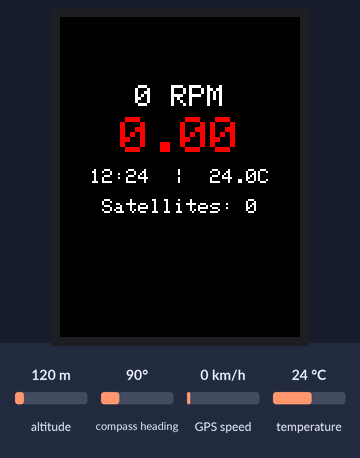
Bench run of a sketch on a simulated ESP32. On the bench: 240×320 colour display. The test bench sets the inputs (shaded band); at power-on: GPS speed 0 km/h, temperature 24 °C, altitude 120 m, compass heading 90°. The GPS gets a fix after 3 s at 37.7749, -122.4194 with 8 satellites; what the sketch prints to the serial monitor is not drawn.

Above: at 1.6 s.
1.7 s: GPS speed set to 2 km/h
At 4.1 s:
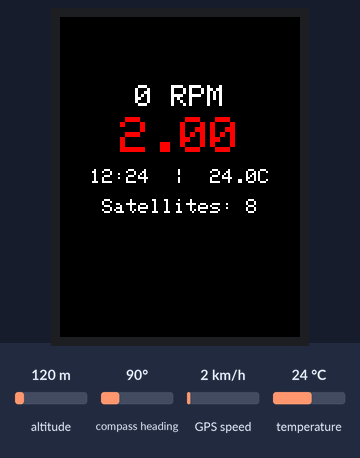
5.0 s: temperature set to 12 °C
At 6.2 s:
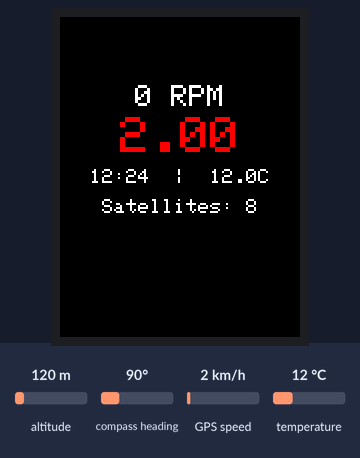
6.5 s: GPS speed set to 30 km/h
At 7.5 s:
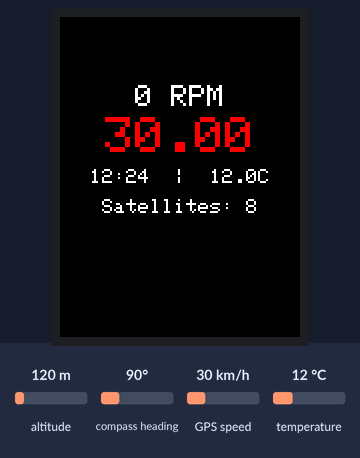
8.0 s: temperature set to 19 °C
At 31.3 s:
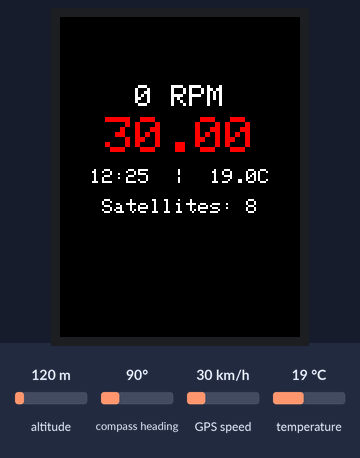
Timing chart, 0 to 32.4 s (numbered marks = the images above; inputs shaded):
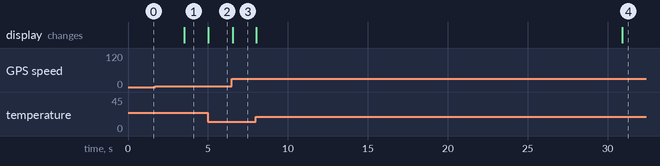

The sketch:

v1.ino
```cpp
#include <Wire.h>
#include <TFT_eSPI.h>
#include <MPU6050.h>
#include <SPI.h>
#include <SoftwareSerial.h>
#include <TinyGPSPlus.h>

// Pins for GPS module
static const int RXPin = 16, TXPin = 17;
static const uint32_t GPSBaud = 115200;

TFT_eSPI tft = TFT_eSPI(); // Initialize the display
MPU6050 mpu; // Create an instance of the MPU6050

// GPS Module
TinyGPSPlus gps;
SoftwareSerial ss(RXPin, TXPin);

#define SCREEN_CENTER_X 120 // Center X of the screen
#define SCREEN_CENTER_Y 120 // Center Y of the screen

int rpm = 0;               // Current RPM value
int maxRPM = 8000;         // Maximum RPM value
float temperature = 22.5;  // Initial temperature value (placeholder)
String currentTime = "12:34"; // Example current time
int satellites = 0;        // Satellitenanzahl
double latitude = 0.0, longitude = 0.0; // GPS coordinates
String speed = "999";         // GPS speed in km/h
String lastTime = "-----";

// Store previous latitude, longitude, and time
double lastLatitude = 0.0, lastLongitude = 0.0;
unsigned long lastTimeMillis = 0;

void setup() {
  // Initialize Serial Monitor for debugging
  Serial.begin(115200);

  // Initialize the display
  tft.init();
  tft.setRotation(0); // Set display orientation
  tft.fillScreen(TFT_BLACK);

  // Show boot screen
  showBootScreen();

  // Initialize the MPU6050 with SDA on D21 and SCL on D22
  Wire.begin(22, 21); // Use SDA on D21, SCL on D22
  mpu.initialize(); // Initialize MPU6050 without passing any arguments

  // Check if the MPU6050 is connected
  if (mpu.testConnection()) {
    Serial.println("MPU6050 connected successfully!");
  } else {
    Serial.println("MPU6050 connection failed!");
  }

  // Initialize GPS module
  ss.begin(GPSBaud);

  // Wait for at least 3 satellites before proceeding
  int i = 0;
  while (gps.location.isValid()&& i < 500) {
    i++;
    delay(500); // Wait before checking again
  }

  // Once we have at least 3 satellites, clear the boot screen
  tft.fillScreen(TFT_BLACK);
  drawStaticElements(); // Draw static elements of the interface
}

void loop() {
  rpm = 0000;
  while (ss.available() > 0)
    if (gps.encode(ss.read())){
        latitude = gps.location.lat();
        longitude = gps.location.lng();
        speed = gps.speed.kmph();
        currentTime = getTime(gps.date.year(), gps.date.month(), gps.date.day(), gps.time.hour(), gps.time.minute());
        satellites = gps.satellites.value();
    }
  temperature = getTemperatureFromMPU6050();
  drawDynamicElements(rpm, satellites);
}
String getTime(int pyear, int pmonth, int pday, int phour, int pminute){

  // Extract GPS date and time
  int year = pyear;
  int month = pmonth;
  int day = pday;
  int hour = phour;
  int minute = pminute;

  // Adjust UTC time to Central European Time (CET)
  // CET = UTC+1 (Winter), CEST = UTC+2 (Summer)
  hour += 1; // Add base offset for CET

  // Determine if it's daylight saving time (DST)
  bool isDST = false;
  if (month > 3 && month < 10) // April to September: DST is active
  {
    isDST = true;
  }
  else if (month == 3 || month == 10) // March or October: check transition days
  {
    // Find last Sunday of March or October
    int lastSunday = day - ((gps.date.day() + 7 - 1) % 7); // 1 = Sunday
    if (month == 3 && day >= lastSunday) isDST = true; // DST starts on the last Sunday of March
    if (month == 10 && day < lastSunday) isDST = true; // DST ends on the last Sunday of October
  }

  if (isDST)
  {
    hour += 1; // Add an additional hour for DST
  }

  // Handle hour overflow (e.g., 24:00 -> 00:00 of the next day)
  if (hour >= 24)
  {
    hour -= 24;
    // Increment date (simple implementation, no month overflow handling for brevity)
    day++;
  }

  // Format time as HH:MM string
  char timeStr[6]; // Buffer for "HH:MM"
  snprintf(timeStr, sizeof(timeStr), "%02d:%02d", hour, minute);

  return String(timeStr);
}
void showBootScreen() {
  // Display boot screen until GPS has found at least 3 satellites
  tft.fillScreen(TFT_BLACK);
  tft.setTextColor(TFT_WHITE, TFT_BLACK);
  tft.setTextSize(3);
  tft.setTextDatum(MC_DATUM);
  tft.drawString("Initializing", SCREEN_CENTER_X, SCREEN_CENTER_Y - 40);
  tft.setTextSize(2);
  tft.drawString("Waiting", SCREEN_CENTER_X, SCREEN_CENTER_Y + 20);
  tft.drawString("for GPS signal...", SCREEN_CENTER_X, SCREEN_CENTER_Y + 40);
}

void drawStaticElements() {
  // Clear the screen
  tft.fillScreen(TFT_BLACK);

  // Draw center circle to highlight the speed
  tft.fillCircle(SCREEN_CENTER_X, SCREEN_CENTER_Y, 10, TFT_WHITE);
}

void drawDynamicElements(int rpm, int satellites) {
  // Clear the dynamic areas
  //tft.fillRect(20, 40, 200, 160, TFT_BLACK); // Clear the area for RPM, speed, and additional info

  // Display RPM above speed
  tft.setTextColor(TFT_WHITE, TFT_BLACK);
  tft.setTextDatum(MC_DATUM);
  tft.setTextSize(3); // Smaller text for RPM
  tft.drawString(String(rpm) + " RPM", SCREEN_CENTER_X, SCREEN_CENTER_Y - 40);

  // Display speed in the center (from GPS calculation)
  tft.setTextColor(TFT_RED, TFT_BLACK);
  tft.setTextDatum(MC_DATUM);
  tft.setTextSize(5); // Larger text for speed
  tft.drawString(speed, SCREEN_CENTER_X, SCREEN_CENTER_Y);

  // Display time and temperature below speed (from GPS)
  tft.setTextColor(TFT_WHITE, TFT_BLACK);
  tft.setTextDatum(MC_DATUM);
  tft.setTextSize(2); // Smaller text for time and temperature
  tft.drawString(currentTime + "  |  " + String(temperature, 1) + "C", SCREEN_CENTER_X, SCREEN_CENTER_Y + 40);

  // Display satellite count below time and temperature
  tft.setTextColor(TFT_WHITE, TFT_BLACK);
  tft.setTextDatum(MC_DATUM);
  tft.setTextSize(2); // Smaller text for satellites
  tft.drawString("Satellites: " + String(satellites), SCREEN_CENTER_X, SCREEN_CENTER_Y + 70);
}

// Function to get temperature from the MPU6050 sensor
float getTemperatureFromMPU6050() {
  // The MPU6050 temperature is in degrees Celsius but needs to be scaled
  float temp = mpu.getTemperature() / 340.00 + 36.53; // Convert to Celsius
  return temp;
}
```

Measured:
- after the input at 1.7 s, the display: changes after 1.8 s (image 1)
- after the input at 5.0 s, the display: changes at once (image 2)
- after the input at 6.5 s, the display: changes after 0.06 s (image 3)
- after the input at 8.0 s, the display: first changes at once (image 4 shows a later state)
